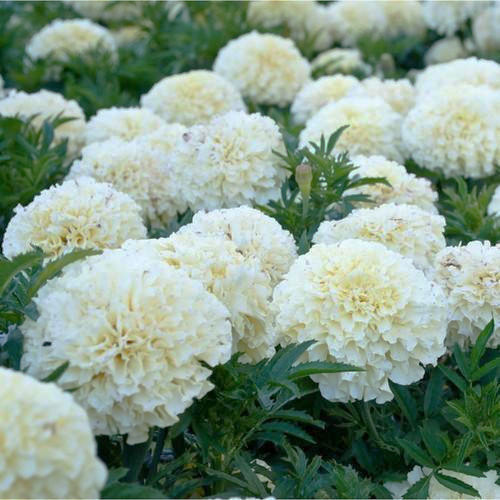
#> input picture hist_image.jpg, 500 x 500 px, found by its file name
$ python histogram_Equalization.py
#> lines starting #> are read from the running program, lines starting #| are printed output that depends on the picture
import cv2
from matplotlib import pyplot as plt

path = "C:\\Users\\Viraj Pawar\\Desktop\\WCE SEM 1\\Image Processing\\"

original_image = cv2.imread(path + "hist_image.jpg",0)
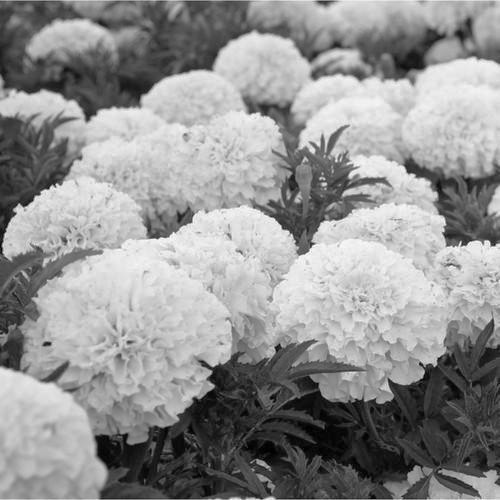
#> original_image: shape (500, 500); min 0, max 255, mean 146.2
cv2.imshow("Original Input Image",original_image)

equalized_image = cv2.equalizeHist(original_image)
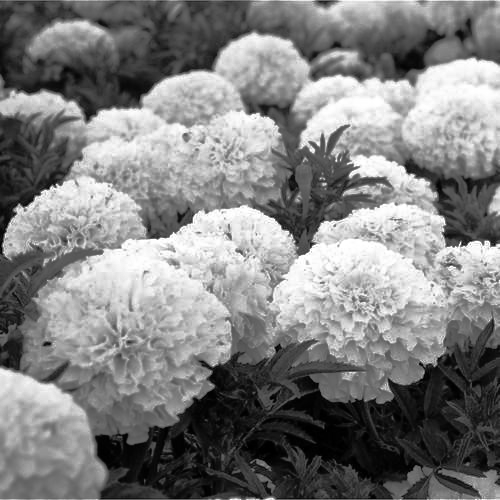
#> equalized_image: shape (500, 500); min 0, max 255, mean 128.2
cv2.imshow("Equalized Image",equalized_image)

hist_equalized = cv2.calcHist([equalized_image],[0],None,[256],[0,256])
#> hist_equalized = 256 values, max 2345 at index 190, min 0 at index 32, mean 976.6
hist_original = cv2.calcHist([original_image],[0],None,[256],[0,256])
#> hist_original = 256 values, max 2345 at index 203, min 0 at index 253, mean 976.6

cv2.waitKey(0)
cv2.destroyAllWindows()

plt.figure(1)
plt.title("Equalized Image")
plt.plot(hist_equalized)

plt.figure(2)
plt.title("Original Image")
plt.plot(hist_original)
plt.show()
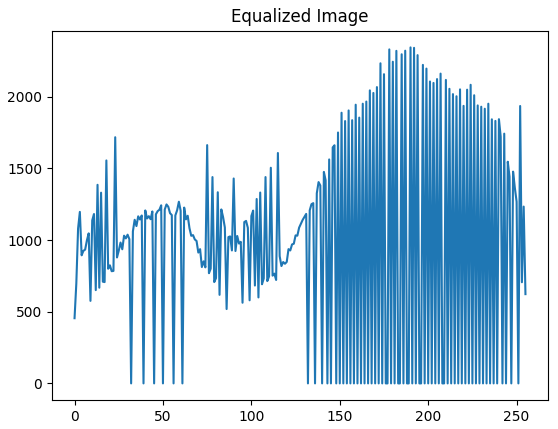
#> figure drawn by matplotlib, 1 panel; curve peaks at x = 190, y = 2345
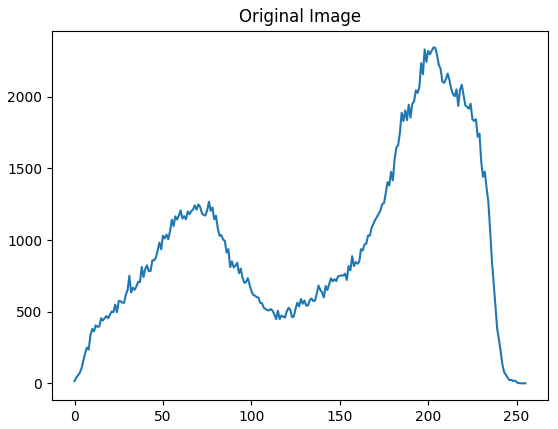
#> figure drawn by matplotlib, 1 panel; curve peaks at x = 203, y = 2345

$ run again, with interpolate_input.jpg copied over hist_image.jpg
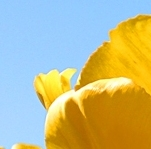
#> input picture interpolate_input.jpg, 151 x 149 px, found by its file name
#> `equalized_image = cv2.equalizeHist(original_image)`:
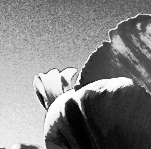
#> equalized_image: shape (149, 151); min 0, max 255, mean 130.6
#> hist_equalized = 256 values, max 1440 at index 139, min 0 at index 7, mean 87.89
#> hist_original = 256 values, max 1440 at index 194, min 0 at index 0, mean 87.89
#> `plt.show()`:
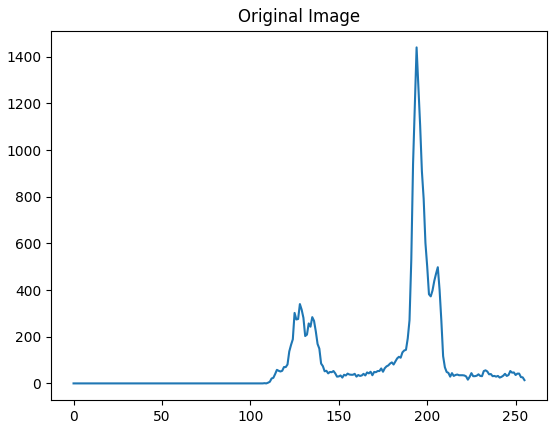
#> figure drawn by matplotlib, 1 panel; curve peaks at x = 194, y = 1440

$ run again, with myImage.jpg copied over hist_image.jpg
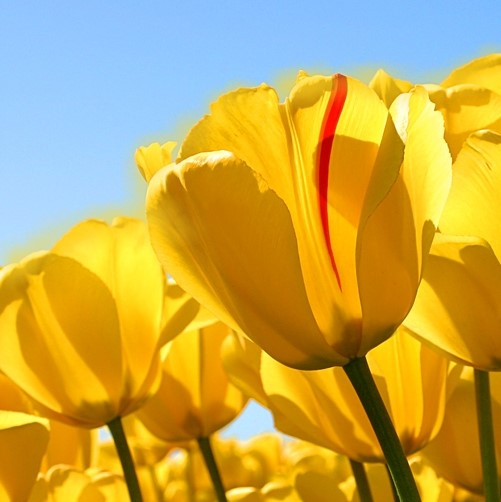
#> input picture myImage.jpg, 501 x 502 px, found by its file name
#> `equalized_image = cv2.equalizeHist(original_image)`:
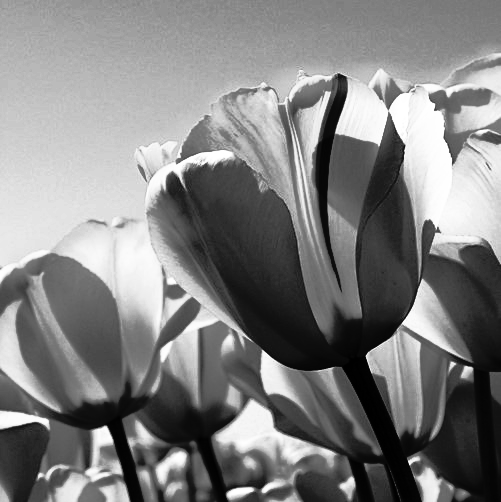
#> equalized_image: shape (502, 501); min 0, max 255, mean 128.7
#> hist_equalized = 256 values, max 4873 at index 159, min 0 at index 29, mean 982.4
#> hist_original = 256 values, max 4873 at index 188, min 0 at index 0, mean 982.4
#> `plt.show()`:
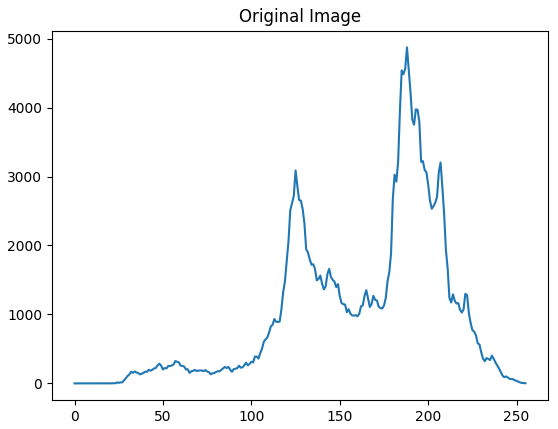
#> figure drawn by matplotlib, 1 panel; curve peaks at x = 188, y = 4873
